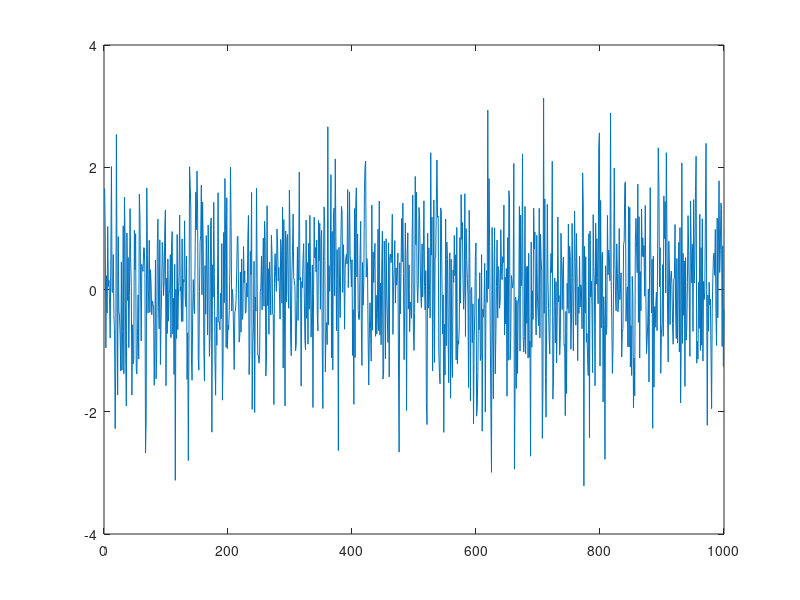
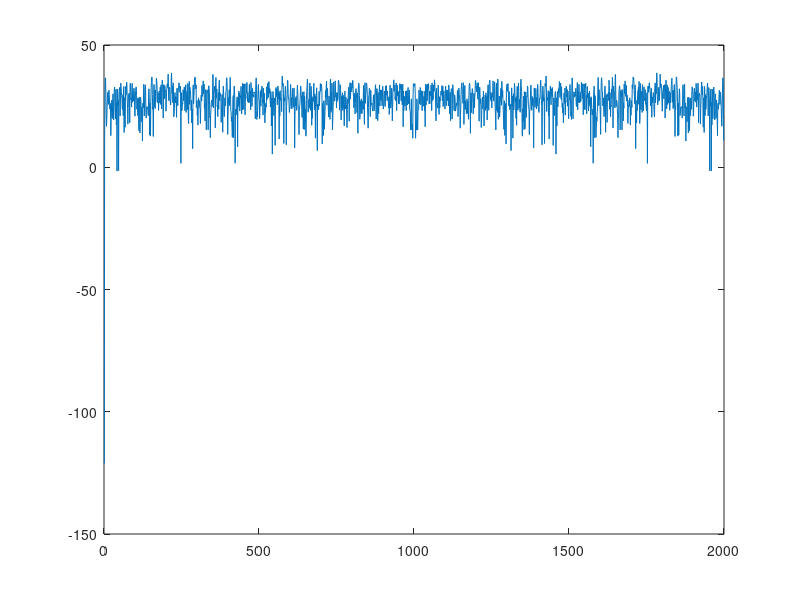
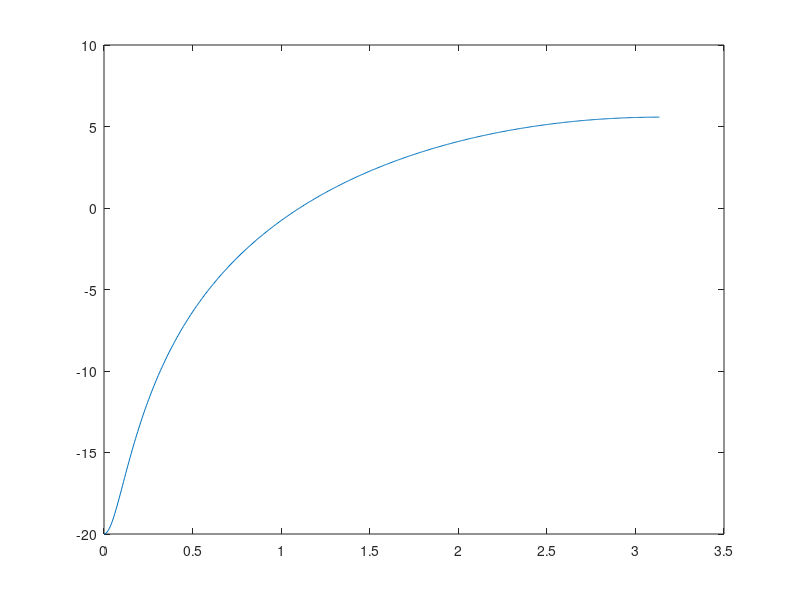
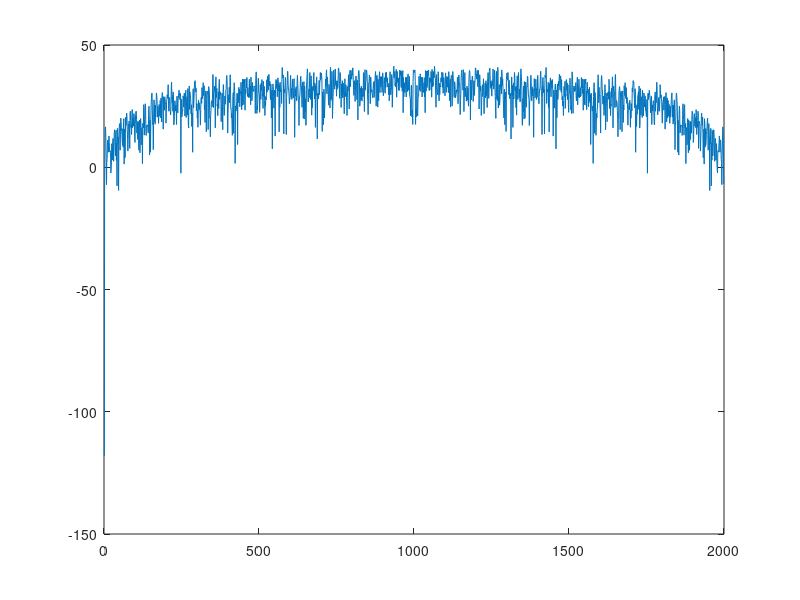

Write the MATLAB code that produced these figures, in order.
% et 4235 - Digital signal processing
% Class 3: Examples and exercises
%
% Toon van Waterschoot, Geert Leus, and Alle-Jan van der Veen
% 19-09-2011 -- Faculty of EEMCS, Delft University of Technology

clear;
close all;

%% EXERCISE 5: FILTERING AND ANALYSIS OF RANDOM NOISE SIGNALS
%
% 1. Generate and plot 1000 samples of zero mean unit variance white noise

N = 1000;
v = randn(N,1);

figure;
plot(v);

% 2. Calculate and plot the PSD

c_v = xcov(v);
P_v = fft(c_v);

figure;
plot(10*log10(abs(P_v)));

% 3. Design a highpass filter with one zero at z=0.9

h_hp = [1,-0.9];

% 4. Plot the frequency magnitude response

[H_hp,omega] = freqz(h_hp,1);
figure;
plot(omega,20*log10(abs(H_hp)));

% 5. Filter the white noise signal using the highpass filter

y_hp = filter(h_hp,1,v);

% 6. Calculate and plot the PSD of the resulting output signal

c_y_hp = xcov(y_hp);
P_y_hp = fft(c_y_hp);

figure;
plot(10*log10(abs(P_y_hp)));

% 7. Design a bandpass filter with central frequency ?c=1 rad, rz = 0.8, rp = 0.9

omega_c = 1;
r_z = 0.8;
r_p = 0.9;
b_bp = [1,-2*r_z*cos(omega_c),r_z^2];
a_bp = [1,-2*r_p*cos(omega_c),r_p^2];

% 8. Plot the frequency magnitude response

[H_bp,omega] = freqz(b_bp,a_bp);
figure;
plot(omega,20*log10(abs(H_bp)));

% 9. Filter the white noise signal using the bandpass filter

y_bp = filter(b_bp,a_bp,v);

% 10. Calculate and plot the PSD of the resulting output signal

c_y_bp = xcov(y_bp);
P_y_bp = fft(c_y_bp);

figure;
plot(10*log10(abs(P_y_bp)));

